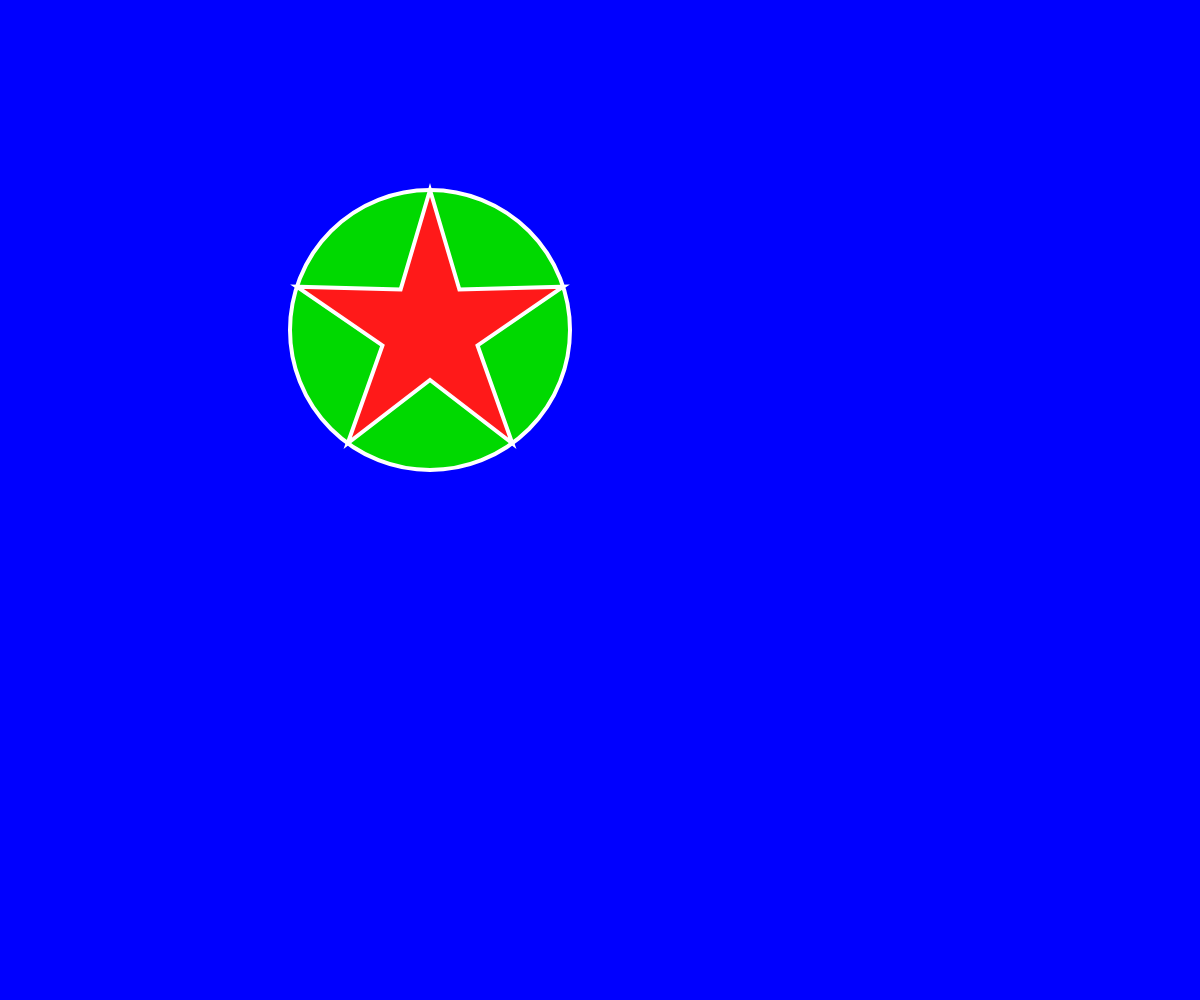
Frame 1 (no input)
Frame 60 (no input): identical to frame 1, image omitted
Frame 120 (the mouse pressed at the canvas centre since frame 60): identical to frame 1, image omitted

The p5.js sketch that drew this single still picture (run headless with seeded random() and noise() and a simulated clock; from frame 60 on, the mouse is pressed at the canvas centre):

// p5.js sketch
// ── sketch.js
function setup() {
  createCanvas(windowWidth, windowHeight);
  colorMode(HSB);
  angleMode(DEGREES)
}

function draw() {
  background(240,150,220);

  fill(120,700,85)
  stroke('white')
  strokeWeight(4);
  circle(430, 330, 280)
 

  fill(0, 90, 100) 
  let x = 430, y = 330;
  let radius1 = 50;
  let radius2 = 140;
  let npoints = 5; 
  let angle = 360 / npoints;
  let halfAngle = angle / 2.0;

  beginShape();
for (let i = 0; i < 10; i++) {
  let r = i % 2 ? radius1 : radius2; 
  let angle = -90 + i * halfAngle; 
  vertex(x + cos(angle) * r, y + sin(angle) * r);
}
endShape(CLOSE);



}  
